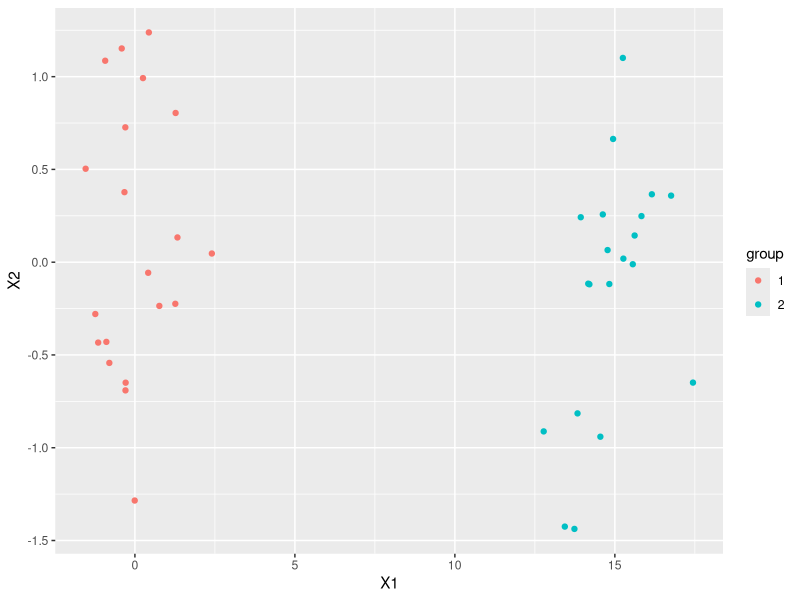
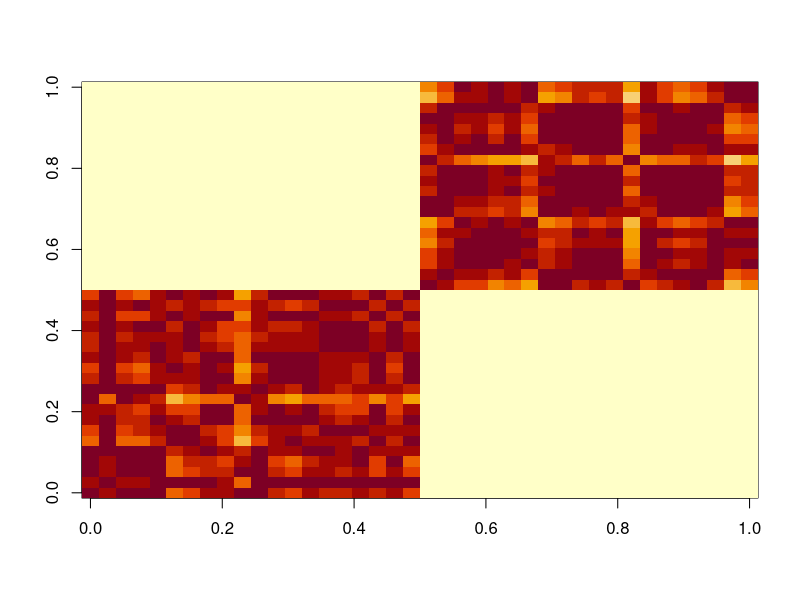
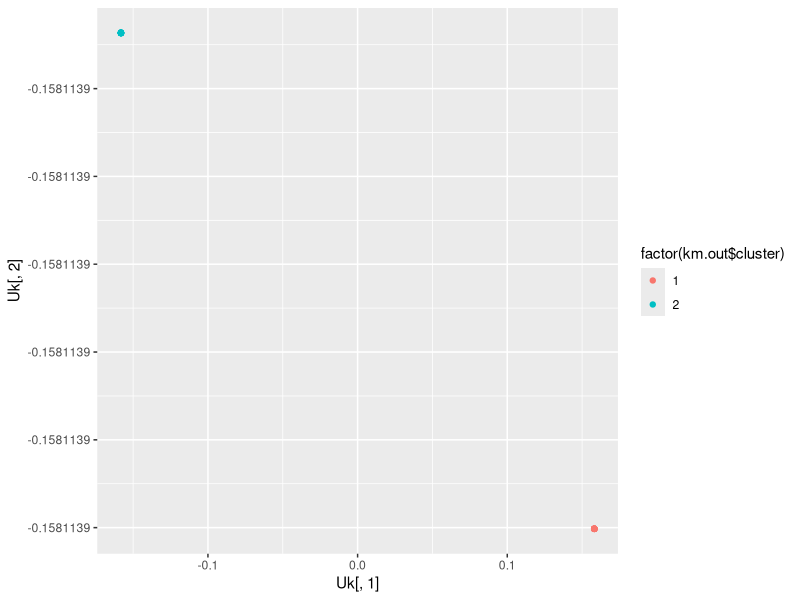
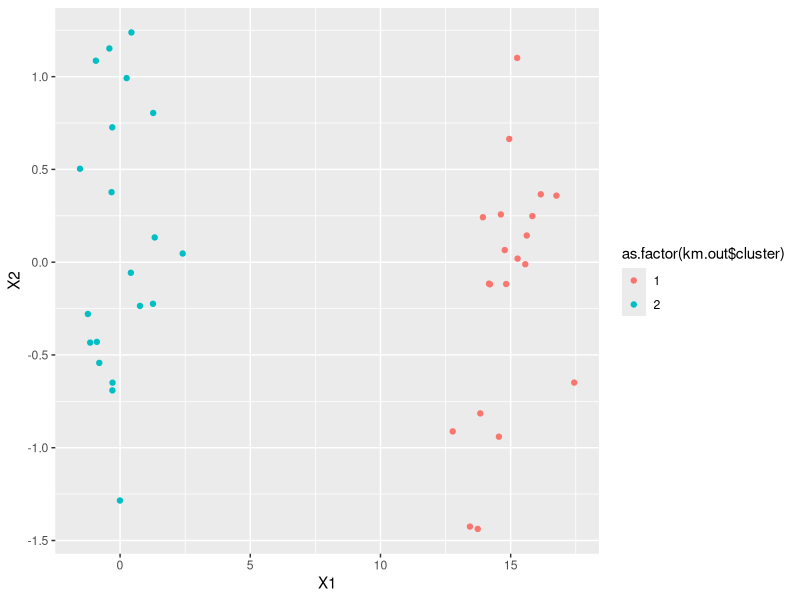
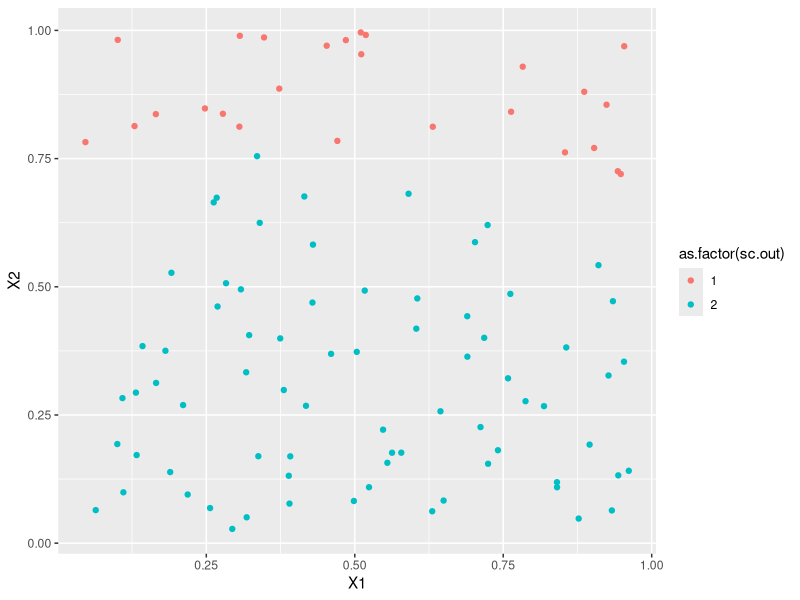
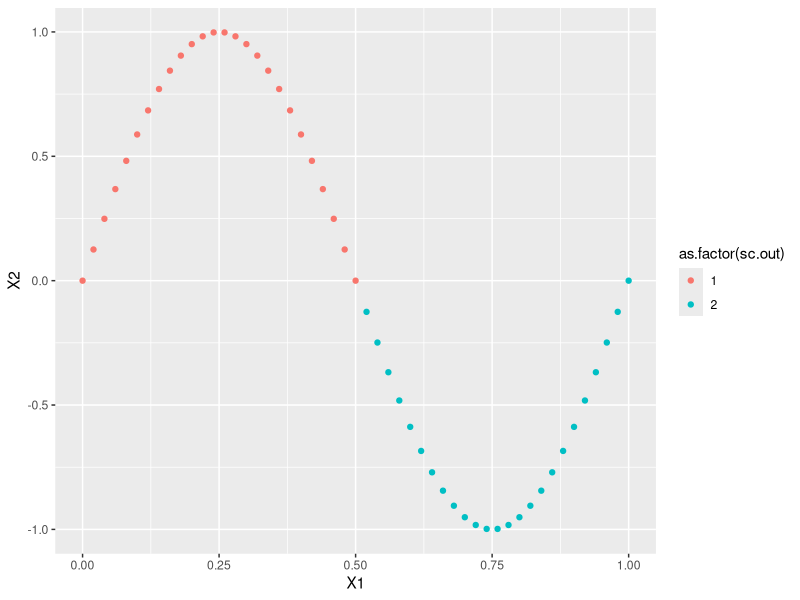
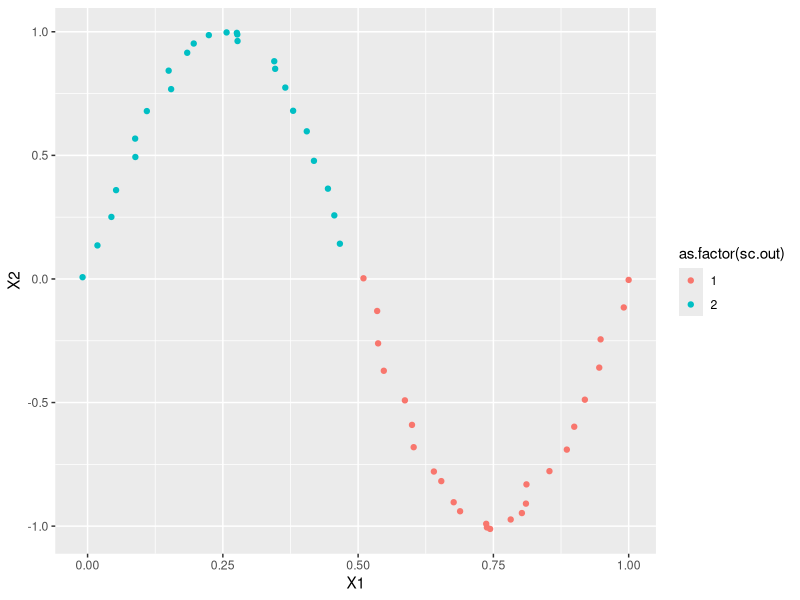
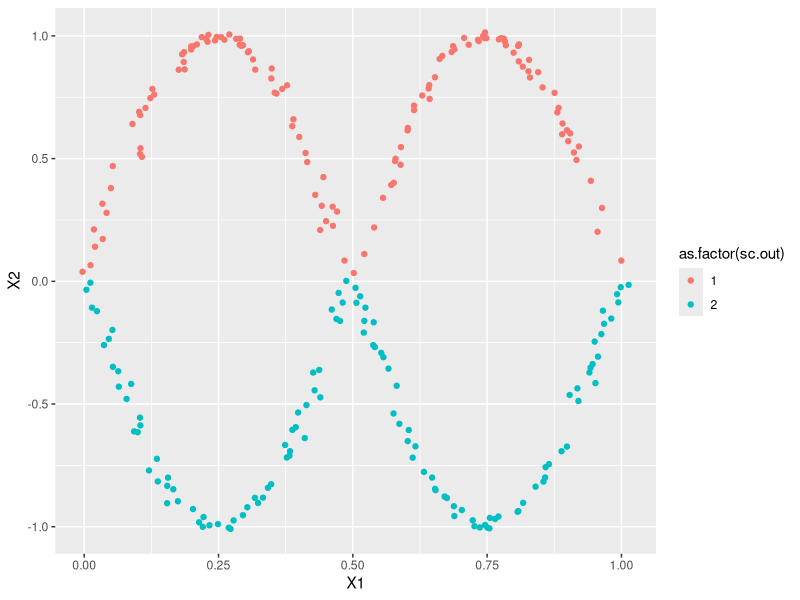

Recreate these plots in R, in order.
## ---- chunk 1
#knitr::opts_chunk$set(cache=TRUE)
set.seed(0)
## ---- chunk 2
knitr::include_graphics("https://scikit-learn.org/stable/_images/sphx_glr_plot_cluster_comparison_001.png")
## ---- chunk 3
set.seed(0)
n <- 20
x1 <- matrix(rnorm(2*n), n, 2)
x2 <- sweep(matrix(rnorm(2*n), n, 2), 2, c(-15,0))
x <- rbind(cbind(x1,1), cbind(x2, 2))
x <- data.frame(x)
x[,3] <- as.factor(x[,3])
names(x)[3] <- "group"
library(ggplot2)
ggplot(data=x, mapping=aes(x=X1, y=X2, color=group)) + geom_point()
## ---- chunk 4
S <- outer(1:(2*n), 1:(2*n), Vectorize(function(i,j, sig=3) {exp(-sum((x[i,1:2]-x[j,1:2])^2)/2/sig^2)}))
## ---- chunk 5
image(S)
## ---- chunk 6
W <- S
## ---- chunk 7
D <- diag(rowSums(S))
## ---- chunk 8
L <- D - W
## ---- chunk 9
# (L %*% eigen(L)$vec[,1] ) / eigen(L)$vec[,1]
U <- eigen(L)$vec
## ---- chunk 10
k <- 2
N <- 2*n
Uk <- U[,(N-k+1):N]
## ---- chunk 11
km.out <- kmeans(Uk, k)
library(magrittr)
km.out %>% str
## ---- chunk 12
km.out$cluster %>% table
## ---- chunk 13
qplot(Uk[,1], Uk[,2], color=factor(km.out$cluster))
## ---- chunk 14
ggplot(data=x, mapping=aes(x=X1, y=X2, color=as.factor(km.out$cluster))) + geom_point()
## ---- chunk 15
spec_cluster <- function(x, k, sig=.5) {
  N <- nrow(x)
  S <- outer(1:N, 1:N, Vectorize(function(i,j) {exp(-sum((x[i,1:2]-x[j,1:2])^2)/2/sig^2)}))
  W <- S
  D <- diag(rowSums(S))
  L <- D - W
  U <- eigen(L)$vec
  N <- nrow(x)
  Uk <- U[,(N-k+1):N]
  km.out <- kmeans(Uk, k)
  km.out$cluster  
}
## ---- chunk 16
plot_spec_cluster <- function(x, k, sig=.5) {
  assignments <- spec_cluster(x, k)
  sc.out <- spec_cluster(x,k)
  x <- data.frame(X1=x[,1], X2=x[,2], sig=sig)
  ggplot(data=x, mapping=aes(x=X1, y=X2, color=as.factor(sc.out))) + geom_point()
}
## ---- chunk 17
plot_spec_cluster(matrix(runif(100*2), ncol=2), 2)
## ---- chunk 18
xl <- seq(0,1,l=51)
x2 <- cbind(xl, sin(2*pi*xl))
plot_spec_cluster(x2, 2)
## ---- chunk 19
xl <- seq(0,1,l=51)
x2 <- cbind(xl, sin(2*pi*xl)) + rnorm(length(xl)*2, 0, .01)
plot_spec_cluster(x2, 2)
## ---- chunk 20
xl <- seq(0,1,l=251)
x2 <- cbind(xl, sin(2*pi*xl)*sample(c(-1,1),length(xl),T)) + rnorm(length(xl)*2, 0, .01)
plot_spec_cluster(x2, 2)
## ---- chunk 21
xl <- seq(0,1,l=251)
x2 <- cbind(xl, sin(2*pi*xl)) + rnorm(length(xl)*2, 0, .03)
x2[ceiling(length(xl)/2):length(xl),1] <- x2[ceiling(length(xl)/2):length(xl),1]-.25
plot_spec_cluster(x2, 2)
## ---- chunk 22
n1 <- 200
n2 <- 1000
xa <- cbind(rnorm(n1), rnorm(n1))
xb <- 3*cbind(rnorm(n2), rnorm(n2))
xb <- xb[rowSums(xb^2)>5^2,]
xb <- xb[rowSums(xb^2)<7^2,]
x2 <- rbind(xa,xb)
plot_spec_cluster(x2, 2, sig=2)
